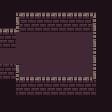

This game map was drawn from its Tiled (.tmx) file and the tilesets committed beside it. A one-line description and the full map source follow:
An orthogonal 7x7 tile map with 16x16 px tiles, 3 tile layers (floor, backwall, frontwall).

<map version="1.0" tiledversion="1.0.3" orientation="orthogonal" renderorder="right-down" width="7" height="7" tilewidth="16" tileheight="16" nextobjectid="1">
 <tileset firstgid="1" name="testmap" tilewidth="16" tileheight="16" tilecount="64" columns="8">
  <image source="testmap.png" width="128" height="128" />
 </tileset>
 <layer name="floor" width="7" height="7">
  <data encoding="csv">
20,20,20,20,20,20,20,
20,12,12,12,12,12,20,
20,12,12,12,12,12,20,
20,12,12,12,12,12,20,
20,12,12,12,12,12,20,
20,12,12,12,12,12,20,
20,20,20,20,20,20,20
</data>
 </layer>
 <layer name="backwall" width="7" height="7">
  <data encoding="csv">
0,2,2,2,2,2,0,
2,10,10,10,10,10,0,
10,0,0,0,0,0,0,
2,0,0,0,0,0,0,
10,2,2,2,2,2,0,
0,10,10,10,10,10,0,
0,0,0,0,0,0,0
</data>
 </layer>
 <layer name="frontwall" width="7" height="7">
  <data encoding="csv">
0,0,0,0,0,0,0,
0,6,0,0,0,4,0,
0,0,0,0,0,4,0,
12,0,0,0,0,4,0,
0,6,0,0,0,4,0,
0,0,0,0,0,0,0,
0,0,0,0,0,0,0
</data>
 </layer>
</map>
